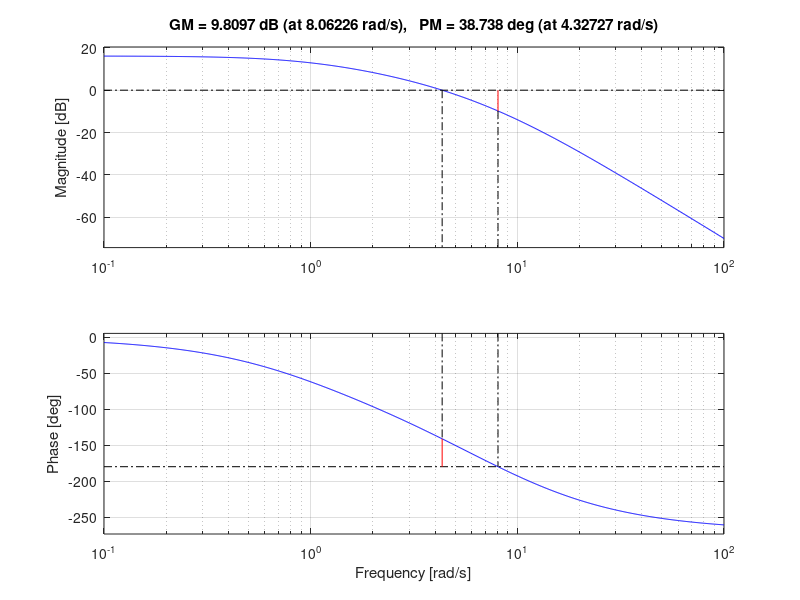

MATLAB code for this plot: (Note: this script raises an error after producing the figure.)
clc;clear all;close all;

%Student Numbers
% 20523043 Pavel 
% 20509464 Tyler
% 20482444 Henrietta 

Ess = 0.5; % steady state errorfor ramp 
PM = 60; % [deg] desired phase margin

% plant
s = tf('s')
P = 1/((s+1)*(s+5)*(s+10))

% system
k = 320 
G = k*P;

figure(1) 
hold on
margin(G);
[Gm,Pm,Wgm,Wpm] = margin(G)

%% looping to iteratively find alpha that converges
for i = 1:10
    i
    phi_max = PM - Pm;
    a = ( 1 + sind(phi_max) ) / ( 1 - sind(phi_max) )
    gain = 10*log10(a);
    wc = getGainCrossover(G,gain);
    t1 = 1/(sqrt(a)*wc);
    z1 = 1/(a*t1);
%     t2 = a^2 * t1 / 0.1
    t2 = Ess*k / 50;
    z2 = a/t2;
    td= t1;
    C = k * ( (s + z1) * ( s + z2) ) / ( (s + 1/td) * s );

    G = C*P;
    [Gm,Pm,Wgm,Wpm] = margin(G);
    margin(G);
end

%% verifying that the steady state error is less than 0.5 by zooming into
% the 300s time zone and calculating error, which is around 0.17
figure(2)
hold on
sys = feedback(G,1);
% [y,t] = step(sys*1/s)
step(sys*1/s)
step(1/s)
title('Ramp Response');

figure(3)
hold on
step(sys*1/s)
step(1/s)
axis([280,281,280,281])
title('Ramp Response - Steady State Error Analysis Zoomed');

%% analysing the effect of varying k of the controller
figure(4)
hold on
C = ( (s + z1) * ( s + z2) ) / ( (s + 1/td) * s );
G = k * C*P;
[Gm,Pm,Wgm,Wpm] = margin(G);
margin(G);
k_leg = [k]
for i = 1:5
    k = k + i*100
    G = k*C*P;
    [Gm,Pm,Wgm,Wpm] = margin(G);
    margin(G);
    k_leg = [k_leg ; k]
end 
title('Effects of Varying k on Phase Margin');
legendCell = cellstr(num2str(k_leg, 'k=%-d'))
legend(legendCell);

% large PM makes system more robust
    % large PM is safety margin to noise in the system
    % stabilty
% thus increasing k decreases PM 